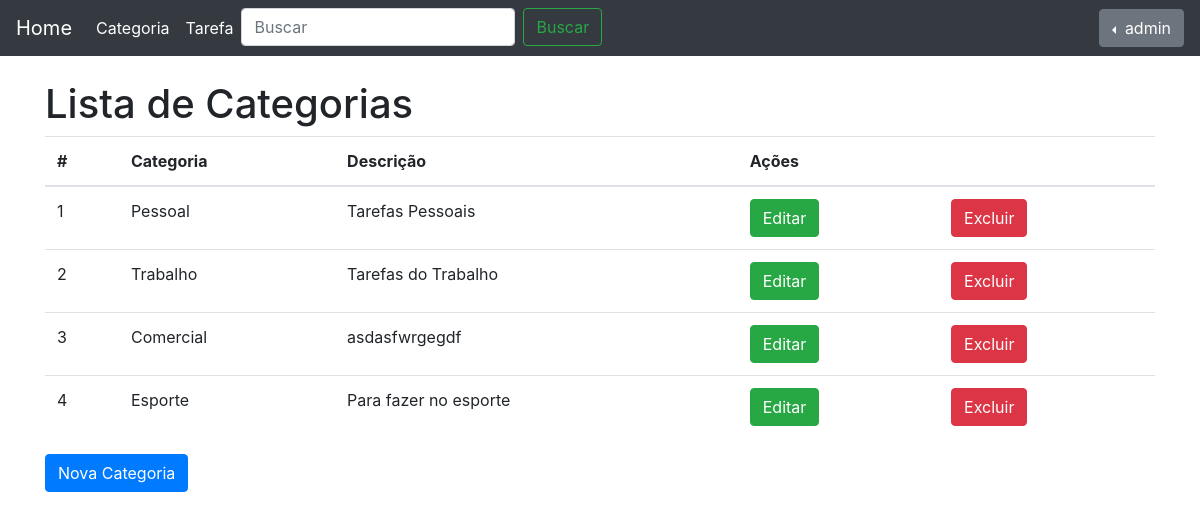
Before: /tarefas/categoria/ (signed in) with the older database file.
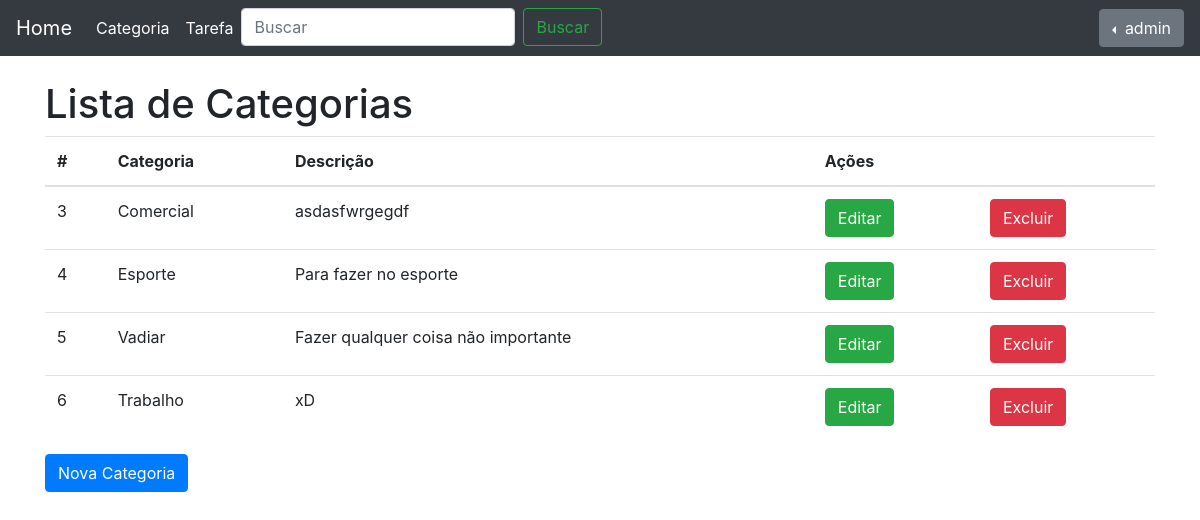
After: the same page with the newer database file.
### tarefas/models.py (models this page shows, shortened)
class Categoria(models.Model):
    nome = models.CharField(max_length=100, verbose_name='Nome')
    descricrao = models.TextField(verbose_name='Descrição')
    user = models.ForeignKey(User, on_delete=models.PROTECT)

### tarefas/views.py (the view)
@login_required
def lista_categoria(request):
    categorias = Categoria.objects.filter(user = request.user)
    return render(request, 'tarefas/lista_categoria.html', {'categorias': categorias})

### tarefas/templates/tarefas/lista_categoria.html (shortened to what this page needs)
{% extends "base.html" %}
{% block body %}
    <h1>Lista de Categorias</h1>
    {% if categorias %}
    <table class="table">
        <thead>
            <tr>
                <th>#</th>
                <th>Categoria</th>
                <th>Descrição</th>
                <th colspan="2">Ações</th>
            </tr>
        </thead>
        <tbody>
            {% for c in categorias %}
                <tr>
                    <td>{{c.id}}</td>
                    <td>{{c.nome}}</td>
                    <td>{{c.descricrao}}</td>
                    <td><a href="{% url 'tarefas:update-categoria' c.id %}" class="btn btn-success">Editar</a></td>
                    <td><a href="{% url 'tarefas:delete-categoria' c.id %}" class="btn btn-danger">Excluir</a></td>
                </tr>
            {% endfor %}
        </tbody>
    </table>
    {% else %}
        <div class="alert alert-info">
            <p>Não há categorias cadastradas!</p>
        </div>
    {% endif %}
    <a href="{% url 'tarefas:nova-categoria' %}" class="btn btn-primary" role="button">Nova Categoria</a>
{% endblock body %}

### core/templates/base.html (shortened to what this page needs)
{% load staticfiles %}
<!doctype html>
<html lang="pt">
  <head>
    <link href="{% static "css/bootstrap.min.css" %}" rel="stylesheet">
    <link href="{% static "css/starter-template.css" %}" rel="stylesheet">
  </head>
  <body>
    <nav class="navbar navbar-expand-md navbar-dark bg-dark fixed-top">
      <a class="navbar-brand" href="/">Home</a>
      <div class="collapse navbar-collapse" id="navbarsExampleDefault">
        <ul class="navbar-nav mr-auto">
          <li class="nav-item active">
            <a class="nav-link" href="{% url 'tarefas:categoria' %}">Categoria <span class="sr-only">(current)</span></a>
          </li>
          <li class="nav-item active">
            <a class="nav-link" href="{% url 'tarefas:lista-tarefa' %}">Tarefa <span class="sr-only">(current)</span></a>
          </li>
          <li>
            <form class="form-inline" action="{% url 'tarefas:search' %}">
              <input class="form-control mr-sm-2" name ="search" type="search" placeholder="Buscar" aria-label="Search">
              <button class="btn btn-outline-success my-2 my-sm-0" type="submit">Buscar</button>
            </form>
          </li>
        </ul>
      </div>
      <div class="btn-group dropleft">
        <button type="button" class="btn btn-secondary dropdown-toggle" data-toggle="dropdown" aria-haspopup="true" aria-expanded="false">
          {% if user.is_authenticated %}{{user.get_full_name|default:user.username}}{% endif %}
        </button>
      </div>
    </nav>
    <div  class="container">
      {% block body %}
      {% endblock body %}
    </div>
  </body>
</html>

### core/static/css/starter-template.css (style rules this page uses)
body { padding-top: 5rem; }

Changed rows visible on the page:
removed Categoria: id "1", nome "Pessoal", descricrao "Tarefas Pessoais"
removed Categoria: id "2", nome "Trabalho", descricrao "Tarefas do Trabalho"
added Categoria: id "5", nome "Vadiar", descricrao "Fazer qualquer coisa não importante"
added Categoria: id "6", nome "Trabalho", descricrao "xD"
